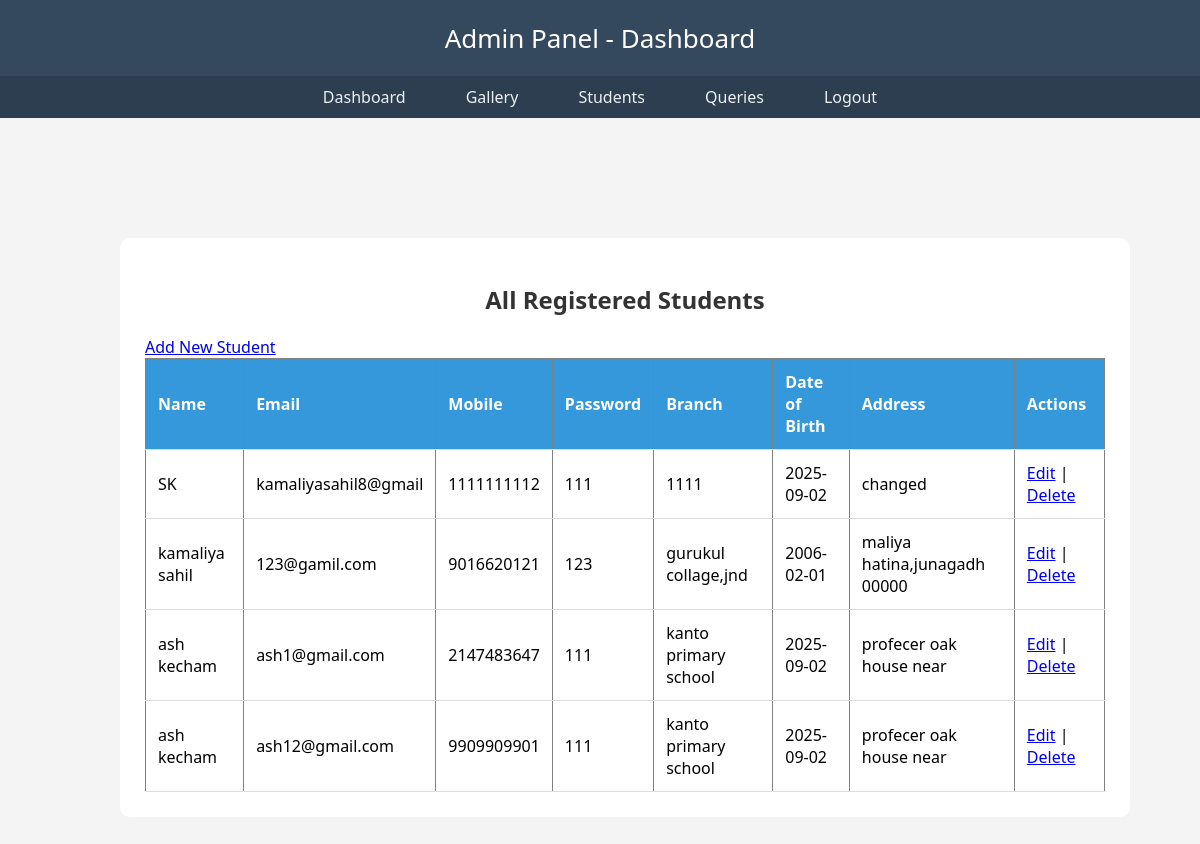
The page /admin/students-list.php (signed in) on the database its author committed.
### tables this page shows
CREATE TABLE `register` (
  `name` varchar(100) NOT NULL,
  `email` varchar(20) DEFAULT 'unique',
  `password` varchar(10) NOT NULL,
  `mobile` varchar(15) DEFAULT NULL,
  `address` varchar(200) NOT NULL,
  `dateofbirth` date NOT NULL,
  `collage_branch` varchar(200) NOT NULL,
  `profile` text NOT NULL,
  `id` int(11) NOT NULL,
  `timespan` timestamp NOT NULL DEFAULT current_timestamp()
);

### admin/students-list.php (the view, shortened to what this page needs)
<?php
include 'header.php';
$conn = mysqli_connect("localhost", "root", "", "hostel");
$result = mysqli_query($conn, "SELECT * FROM register");
?>
<!DOCTYPE html>
<html lang="en">
<head>
</head>
<body>
<div class="container">
  <h2>All Registered Students</h2>
  <a href="add-student.php">Add New Student</a>
  <table border="1">
    <tr>
      <th>Name</th><th>Email</th><th>Mobile</th><th>Password</th><th>Branch</th>
      <th>Date of Birth</th><th>Address</th><th>Actions</th>
    </tr>
    <?php while($row = mysqli_fetch_assoc($result)) { ?>
    <tr>
      <td><?= $row['name']; ?></td>
      <td><?= $row['email']; ?></td>
      <td><?= $row['mobile']; ?></td>
      <td><?= $row['password']; ?></td>
      <td><?= $row['collage_branch']; ?></td>
      <td><?= $row['dateofbirth']; ?></td>
      <td><?= $row['address']; ?></td>
      <td>
        <a href="edit-student.php?id=<?= $row['id']; ?>">Edit</a> |
        <a href="delete-student.php?id=<?= $row['id']; ?>" onclick="return confirm('Are you sure?')">Delete</a>
      </td>
    </tr>
    <?php } ?>
  </table>
</div>
</body>
</html>

### admin/header.php (shortened to what this page needs)
<!DOCTYPE html>
<html lang="en">
<head>
  <link rel="stylesheet" href="style.css">
</head>
<body>
<header>Admin Panel - Dashboard</header>
<nav>
  <ul>
    <li><a href="dashboard.php">Dashboard</a></li>
    <li><a href="gallery.php">Gallery</a></li>
    <li><a href="students-list.php">Students</a></li>
    <li><a href="query_list.php">Queries</a></li>
    <li><a href="logout.php">Logout</a></li>
  </ul>
</nav>
</body>
</html>

### admin/style.css (style rules this page uses)
body { margin: 0; font-family: 'Segoe UI', sans-serif; background-color: #f4f4f4; }
header { background-color: #34495e; color: #fff; padding: 20px; text-align: center; font-size: 26px; }
nav ul { list-style-type: none; margin: 0; padding: 0; display: flex; justify-content: center; background-color: #2c3e50; }
nav ul li { margin: 0 15px; }
nav ul li a { text-decoration: none; color: #ecf0f1; padding: 10px 15px; display: block; }
.container { width: 80%; margin: 10%; background: white; padding: 25px; border-radius: 10px; }
h2 { text-align: center; color: #333; }
table { width: 100%; border-collapse: collapse; }
th, td { padding: 12px; text-align: left; border-bottom: 1px solid #ddd; }
th { background-color: #3498db; color: white; }

### rows shown on the page
register: name "SK", email "kamaliyasahil8@gmail", mobile "1111111112", password "111", collage_branch "1111", dateofbirth "2025-09-02", address "changed"
register: name "kamaliya sahil", email "123@gamil.com", mobile "9016620121", password "123", collage_branch "gurukul collage,jnd", dateofbirth "2006-02-01", address "maliya hatina,junagadh 00000"
register: name "ash kecham", email "ash1@gmail.com", mobile "2147483647", password "111", collage_branch "kanto primary school", dateofbirth "2025-09-02", address "profecer oak house near"
register: name "ash kecham", email "ash12@gmail.com", mobile "9909909901", password "111", collage_branch "kanto primary school", dateofbirth "2025-09-02", address "profecer oak house near"
